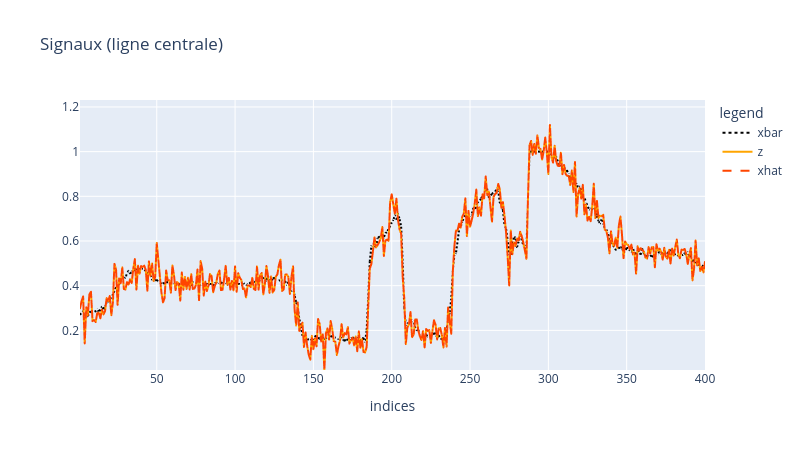

Write notebook code for a chart like this one.
### Code cell
# plot signals (for 2D images: plot the central row)
row_idx = xbar.shape[0] // 2
dom_col = np.arange(1, xbar.shape[1] + 1)

plt_xbar = pandas.DataFrame({'x': dom_col, 'y': xbar[row_idx, :], 'legend': 'xbar'})
plt_z    = pandas.DataFrame({'x': dom_col, 'y': z[row_idx, :],    'legend': 'z'})
plt_xhat = pandas.DataFrame({'x': dom_col, 'y': xhat[row_idx, :], 'legend': 'xhat'})

data = pandas.concat([plt_xbar, plt_z, plt_xhat], ignore_index=True)

ymin = 1.1 * np.amin([xbar[row_idx, :], z[row_idx, :], xhat[row_idx, :]])
ymax = 1.1 * np.amax([xbar[row_idx, :], z[row_idx, :], xhat[row_idx, :]])

fig = px.line(data,
              x='x',
              y='y',
              color='legend',
              color_discrete_sequence=['black', 'orange', 'orangered'],
              line_dash='legend', line_dash_sequence=['dot', 'solid', 'dash'],
              labels={'x': 'indices', 'y': ''},
              title='Signaux (ligne centrale)',
              range_y=[ymin, ymax],
              width=800, height=450)
fig.show()

### Figure 1 — Plotly figure (JSON) as saved in the notebook; plotly's stock layout.template omitted (floating-point values rounded to 4 significant figures; data arrays with more than 128 entries replaced by an {"elided": "..."} marker saying what was removed)
{"data": [{"hovertemplate": "legend=xbar<br>indices=%{x}<br>=%{y}<extra></extra>", "legendgroup": "xbar", "line": {"color": "black", "dash": "dot"}, "marker": {"symbol": "circle"}, "mode": "lines", "name": "xbar", "showlegend": true, "type": "scattergl", "x": {"elided": "400 int values"}, "xaxis": "x", "y": {"elided": "400 float values"}, "yaxis": "y"}, {"hovertemplate": "legend=z<br>indices=%{x}<br>=%{y}<extra></extra>", "legendgroup": "z", "line": {"color": "orange", "dash": "solid"}, "marker": {"symbol": "circle"}, "mode": "lines", "name": "z", "showlegend": true, "type": "scattergl", "x": {"elided": "400 int values"}, "xaxis": "x", "y": {"elided": "400 float values"}, "yaxis": "y"}, {"hovertemplate": "legend=xhat<br>indices=%{x}<br>=%{y}<extra></extra>", "legendgroup": "xhat", "line": {"color": "orangered", "dash": "dash"}, "marker": {"symbol": "circle"}, "mode": "lines", "name": "xhat", "showlegend": true, "type": "scattergl", "x": {"elided": "400 int values"}, "xaxis": "x", "y": {"elided": "400 float values"}, "yaxis": "y"}], "layout": {"height": 450, "legend": {"title": {"text": "legend"}, "tracegroupgap": 0}, "title": {"text": "Signaux (ligne centrale)"}, "width": 800, "xaxis": {"anchor": "y", "domain": [0, 1], "title": {"text": "indices"}}, "yaxis": {"anchor": "x", "domain": [0, 1], "range": [0.02259, 1.231], "title": {"text": ""}}}}
